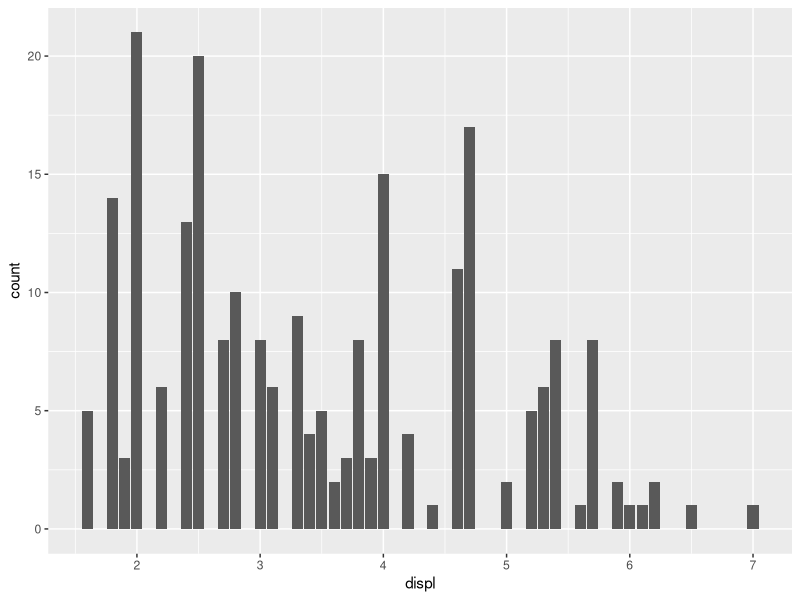
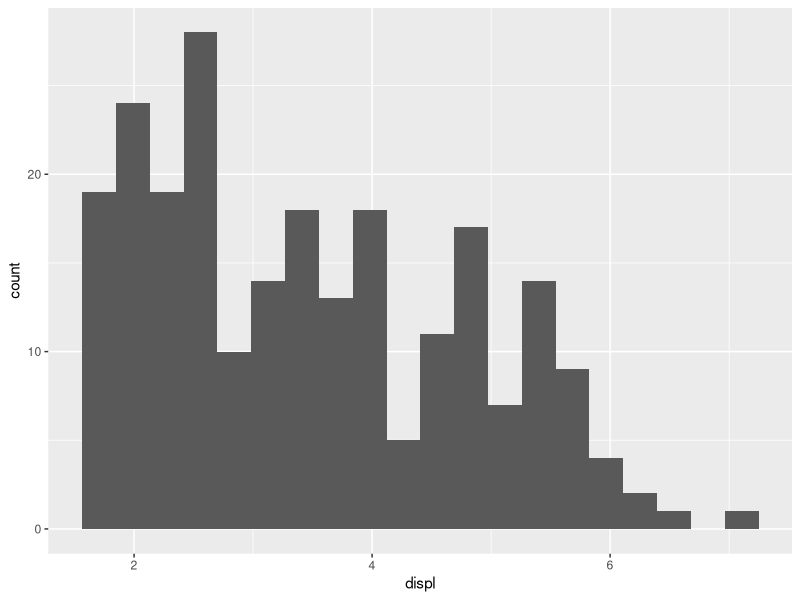
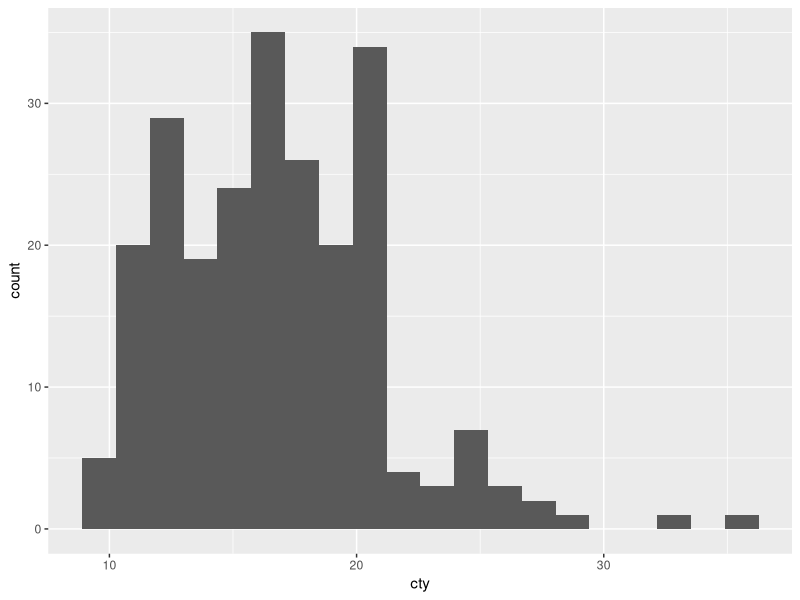
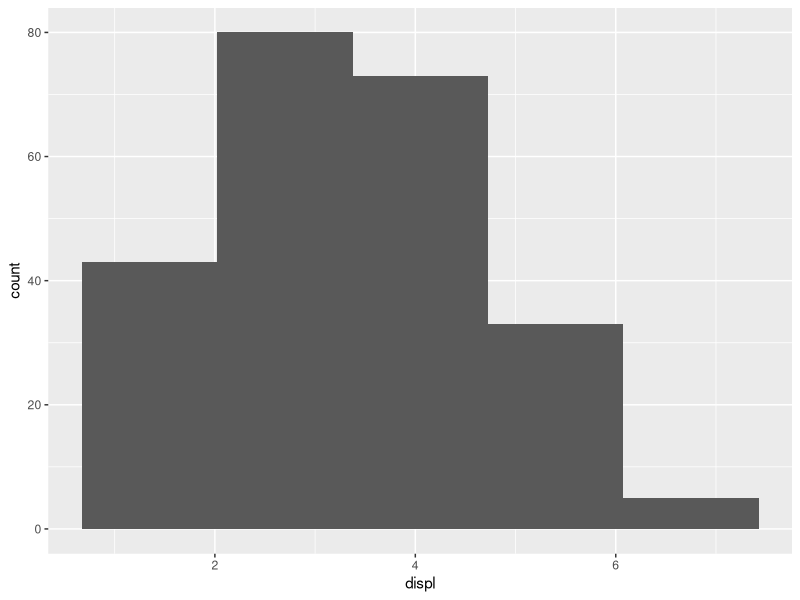
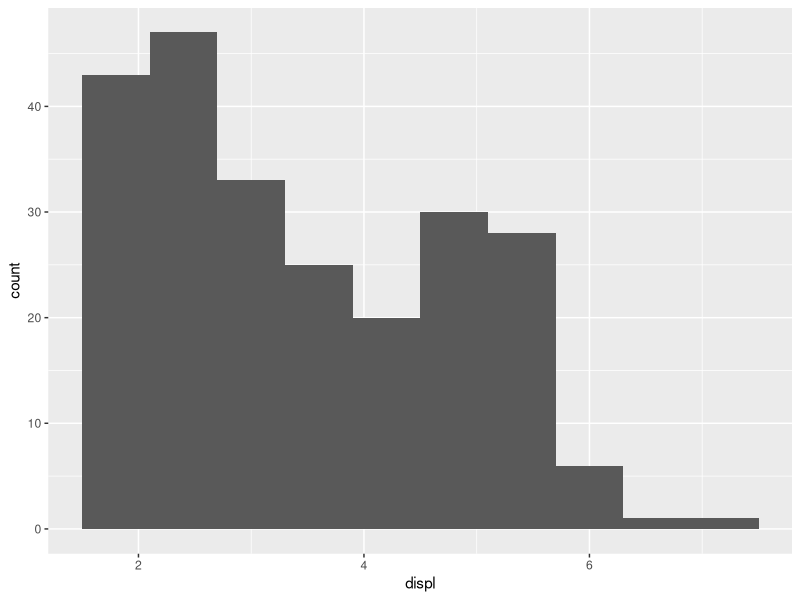
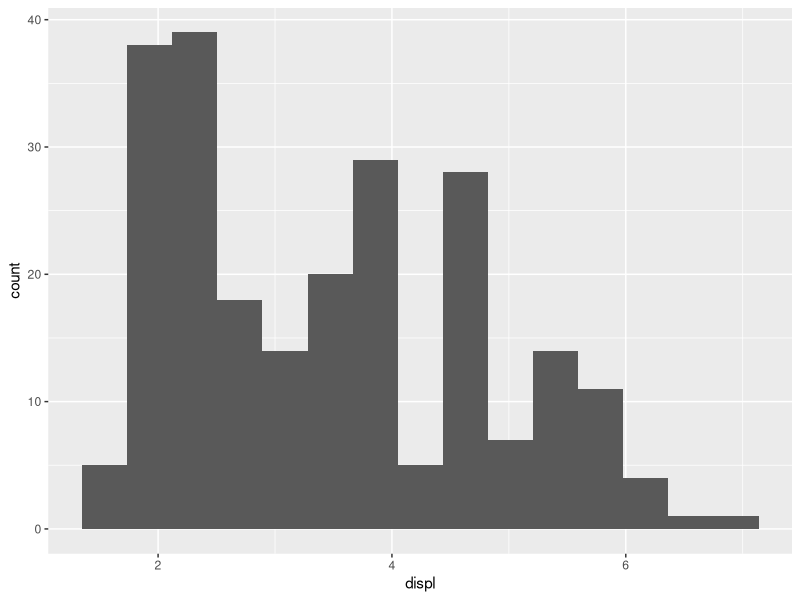
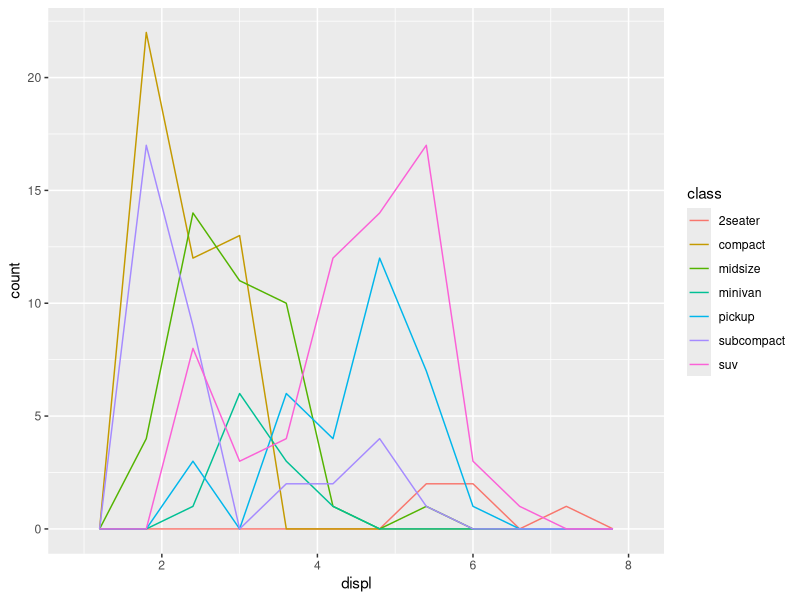
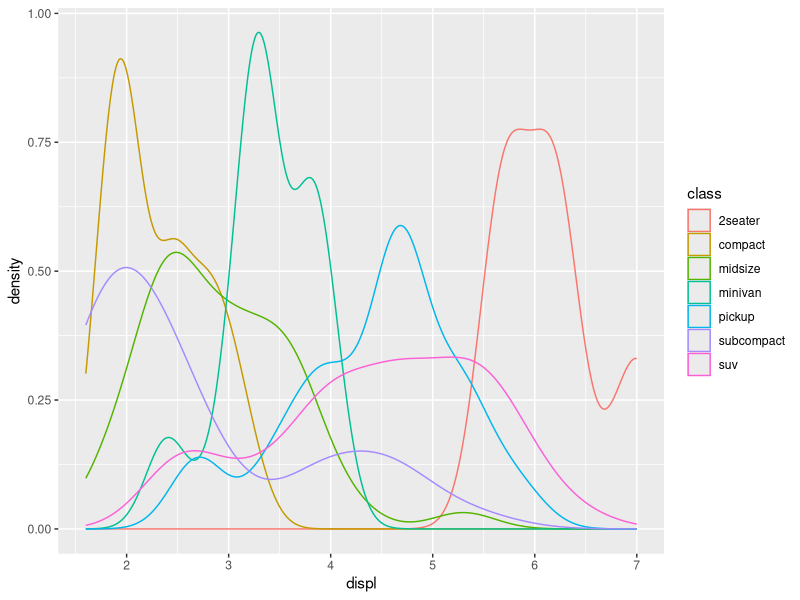

Write R code to recreate these figures, in order.
## ---- chunk 1
# knitr options
knitr::opts_chunk$set(echo = TRUE)
## ---- chunk 2
library(tidyverse)
## ---- chunk 3
## NOTE: No need to modify
mpg %>% 
  ggplot(aes(displ)) +
  geom_bar()
## ---- chunk 4
## NOTE: No need to modify
mpg %>% 
  ggplot(aes(displ)) +
  geom_histogram(bins = 20)
## ---- chunk 5
## TASK: Make a histogram of
mpg %>% 
  ggplot(aes(cty)) +
  geom_histogram(bins = 20)
# TODO: Finish this code
## ---- chunk 6
## NOTE: No need to modify
mpg %>% 
  ggplot(aes(displ)) +
  geom_histogram(bins = 5)
## ---- chunk 7
## NOTE: No need to modify
mpg %>% 
  ggplot(aes(displ)) +
  geom_histogram(bins = 10)
## ---- chunk 8
## NOTE: No need to modify
mpg %>% 
  ggplot(aes(displ)) +
  geom_histogram(bins = 15)
## ---- chunk 9
## NOTE: No need to modify
mpg %>%
  ggplot(aes(displ, color = class)) +
  geom_freqpoly(bins = 10)
## ---- chunk 10
## NOTE: No need to modify
mpg %>%
  ggplot(aes(displ, color = class)) +
  geom_density()
## ---- chunk 11
## NOTE: No need to modify
mpg %>%
  ggplot(aes(cty, color = class)) +
  geom_freqpoly(bins = 10)
## ---- chunk 12
## NOTE: No need to modify
mpg %>%
  ggplot(aes(cty, color = class)) +
  geom_density()
## ---- chunk 13
mpg %>%
  ggplot(aes(cty, color = class)) +
  geom_density() + 
  facet_wrap(~class, scales ="free_y")

## ---- chunk 14
## TODO: Run this chunk; play with differnet bin widths
diamonds %>%
  filter(carat < 1.1) %>%

  ggplot(aes(carat)) +
  geom_histogram(binwidth = 0.5, boundary = 0.005) +
  scale_x_continuous(
    breaks = seq(0, 1, by = 0.1)

  )
